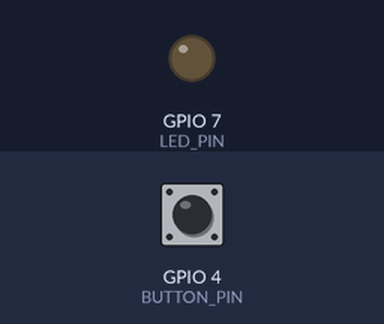
A program run on a simulated ESP32-S3. Parts: output pins drawn as LEDs (lit = HIGH). The inputs (shaded band) are chosen by the test bench; at power-on: GPIO 4 (BUTTON_PIN) LOW. What the program prints to the serial monitor is not drawn.

Above: at 1.2 s.
1.3 s: GPIO 4 (BUTTON_PIN) pulled HIGH for 0.15 s
At 2.5 s:
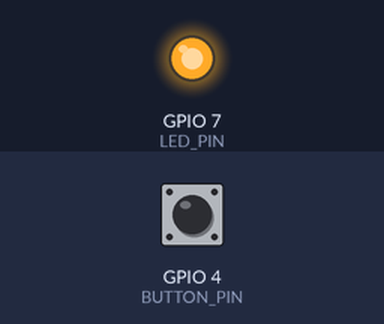
2.9 s: GPIO 4 (BUTTON_PIN) pulled HIGH for 1 s
At 3.8 s:
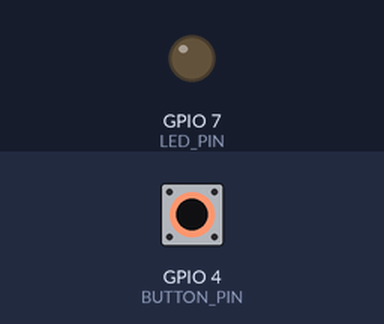
5.4 s: GPIO 4 (BUTTON_PIN) pulsed HIGH 5 times (0.12 s each, 0.3 s apart)
9.3 s: GPIO 4 (BUTTON_PIN) pulsed HIGH 5 times (0.12 s each, 0.3 s apart)
12.6 s: GPIO 4 (BUTTON_PIN) pulled HIGH for 3.2 s
At 13.1 s:
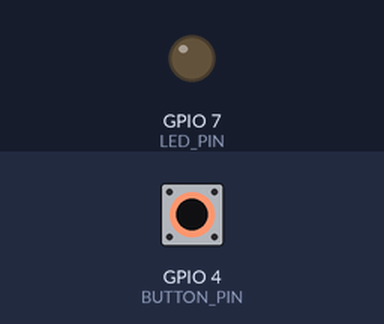
17.3 s: GPIO 4 (BUTTON_PIN) pulled HIGH for 0.15 s
At 18.44 s:
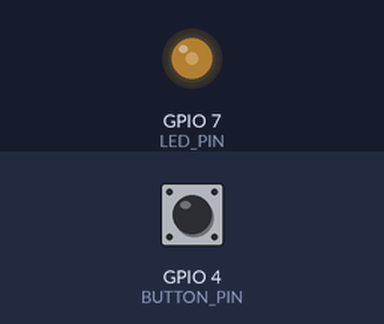
Timing chart, 0 to 21.4 s (numbered marks = the images above; inputs shaded):
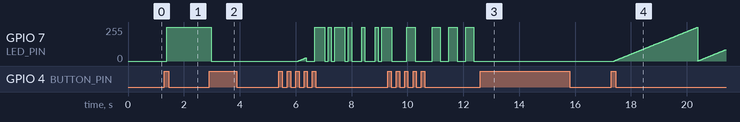

Measured:
- after the input at 1.3 s, GPIO 7 (LED_PIN): 0/255 → 255/255 after 0.08 s
- after the input at 2.9 s, GPIO 7 (LED_PIN): 255/255 → 0/255 after 0.08 s
- after the input at 12.6 s, GPIO 7 (LED_PIN): stops changing and stays 0/255

The program:

main.cpp
```cpp
// (licence header left out)
#include <Arduino.h>

// ── Pin definitions ───────────────────────────────────────────────────────────
#define BUTTON_PIN  4   // Active HIGH (3V3 → button → pin, 4.7kΩ pull-down to GND)
#define LED_PIN     7   // Active HIGH (pin → 330Ω → LED → GND)

// ── PWM (LEDC) – Arduino-ESP32 v2.x API ──────────────────────────────────────
#define PWM_CHANNEL     0
#define PWM_FREQ        5000
#define PWM_RESOLUTION  8     // 8-bit: duty 0–255

// ── State machine ─────────────────────────────────────────────────────────────
enum State { STATE_OFF, STATE_STEADY, STATE_BLINK, STATE_BREATHING, STATE_MORSE };

State state    = STATE_OFF;
int   nextMode = 0;   // 0=STEADY, 1=BLINK, 2=BREATHING, 3=MORSE (cycles 0→1→2→3→0)

// ── Button debounce & press detection ────────────────────────────────────────
// 4-state machine: IDLE → PRESSING (wait 80ms) → HELD → RELEASING (wait 80ms) → IDLE
// A new press can only register AFTER a full confirmed release.
enum BtnState { BTN_IDLE, BTN_PRESSING, BTN_HELD, BTN_RELEASING };
BtnState      btnState     = BTN_IDLE;
unsigned long btnTimer     = 0;
bool          buttonPressed = false;
const unsigned long DEBOUNCE_MS = 80;

// Double-press detection (used to exit Morse mode)
unsigned long lastPressTime = 0;
int           pressCount    = 0;
bool          doublePressed = false;
const unsigned long DOUBLE_PRESS_WINDOW = 1000;

// ── Blink ─────────────────────────────────────────────────────────────────────
bool          blinkState    = false;
unsigned long blinkTimer    = 0;
const unsigned long BLINK_INTERVAL = 300;

// ── Breathing ─────────────────────────────────────────────────────────────────
unsigned long breathStart = 0;
const unsigned long BREATH_CYCLE = 3000;

// ── Morse code ────────────────────────────────────────────────────────────────
// Spell: C E A S A R
// C: −·−·   E: ·   A: ·−   S: ···   A: ·−   R: ·−·
// Timings (ms)
#define DOT_MS       120   // 1 unit ON
#define DASH_MS      360   // 3 units ON
#define INTRA_MS     120   // 1 unit OFF  (between elements of a letter)
#define INTERCHAR_MS 360   // 3 units OFF (between letters)
#define STEADY_MS   2000   // pause with steady light after each full word

struct Seg { uint16_t dur; bool on; };

static Seg  morse[64];
static int  morseLen = 0;
static int  morseIdx = 0;
static unsigned long morseSegStart  = 0;
static bool morseSteady = false;
static unsigned long morseSteadyStart = 0;

// Letter boundary lookup — morseIdx values where each letter starts
//   C=0  E=8  A=10  S=14  A=20  R=24
static const int  morseLetterStart[] = { 0, 8, 10, 14, 20, 24 };
static const char morseLetterName[]  = { 'C','E','A','S','A','R' };
static const int  morseLetterCount   = 6;

void buildMorse() {
    morseLen = 0;

    auto D  = [&]() { morse[morseLen++] = {DASH_MS,      true};  };
    auto d  = [&]() { morse[morseLen++] = {DOT_MS,       true};  };
    auto ig = [&]() { morse[morseLen++] = {INTRA_MS,     false}; };
    auto cg = [&]() { morse[morseLen++] = {INTERCHAR_MS, false}; };

    // C: −·−·
    D(); ig(); d(); ig(); D(); ig(); d(); cg();
    // E: ·
    d(); cg();
    // A: ·−
    d(); ig(); D(); cg();
    // S: ···
    d(); ig(); d(); ig(); d(); cg();
    // A: ·−
    d(); ig(); D(); cg();
    // R: ·−·  (no trailing gap — steady phase follows)
    d(); ig(); D(); ig(); d();
}

// ── Breathing serial throttle ─────────────────────────────────────────────────
unsigned long breathPrintTimer = 0;
const unsigned long BREATH_PRINT_INTERVAL = 500;

// ── LED helpers ───────────────────────────────────────────────────────────────
inline void ledOff()            { ledcWrite(PWM_CHANNEL, 0);   }
inline void ledOn()             { ledcWrite(PWM_CHANNEL, 255); }
inline void ledDuty(uint8_t v)  { ledcWrite(PWM_CHANNEL, v);   }

// ── Mode transitions ──────────────────────────────────────────────────────────
void enterOff() {
    state = STATE_OFF;
    ledOff();
    Serial.println(F("[STATE] → OFF  (LED off, waiting for next press)"));
}

void enterNextMode() {
    switch (nextMode) {
        case 0:
            state = STATE_STEADY;
            ledOn();
            nextMode = 1;
            Serial.println(F("----------------------------------------"));
            Serial.println(F("[SEQ 1] STEADY ON"));
            Serial.println(F("        Press once to turn OFF."));
            break;

        case 1:
            state      = STATE_BLINK;
            blinkState = false;
            blinkTimer = millis();
            ledOff();
            nextMode = 2;
            Serial.println(F("----------------------------------------"));
            Serial.println(F("[SEQ 2] BLINK  (300 ms interval)"));
            Serial.println(F("        Press once to turn OFF."));
            break;

        case 2:
            state       = STATE_BREATHING;
            breathStart = millis();
            breathPrintTimer = millis();
            nextMode    = 3;
            Serial.println(F("----------------------------------------"));
            Serial.println(F("[SEQ 3] BREATHING  (dim → bright, 3 s cycle)"));
            Serial.println(F("        Press once to turn OFF."));
            break;

        case 3:
            state         = STATE_MORSE;
            morseIdx      = 0;
            morseSteady   = false;
            morseSegStart = millis();
            morse[0].on ? ledOn() : ledOff();
            nextMode = 0;
            Serial.println(F("----------------------------------------"));
            Serial.println(F("[SEQ 4] MORSE  spelling: C E A S A R"));
            Serial.println(F("        Double-press within 1 s to turn OFF."));
            Serial.print  (F("        Letter: "));
            Serial.println(morseLetterName[0]);
            break;
    }
}

// ── Button reading (call once per loop) ──────────────────────────────────────
void readButton() {
    buttonPressed = false;
    doublePressed = false;

    int  raw = digitalRead(BUTTON_PIN);
    unsigned long now = millis();

    switch (btnState) {
        case BTN_IDLE:
            if (raw == HIGH) {               // button just went down
                btnState = BTN_PRESSING;
                btnTimer = now;
            }
            break;

        case BTN_PRESSING:
            if (raw == LOW) {                // glitch — too short, ignore
                btnState = BTN_IDLE;
            } else if (now - btnTimer >= DEBOUNCE_MS) {
                // Stable HIGH for DEBOUNCE_MS → confirmed press
                btnState      = BTN_HELD;
                buttonPressed = true;

                // Double-press detection
                if ((now - lastPressTime) < DOUBLE_PRESS_WINDOW) {
                    pressCount++;
                    if (pressCount >= 2) {
                        doublePressed = true;
                        pressCount    = 0;
                        Serial.println(F("[BUTTON] Double-press detected!"));
                    } else {
                        Serial.print  (F("[BUTTON] Press #"));
                        Serial.println(pressCount);
                    }
                } else {
                    pressCount = 1;
                    Serial.println(F("[BUTTON] Press #1"));
                }
                lastPressTime = now;
            }
            break;

        case BTN_HELD:
            if (raw == LOW) {                // button starting to release
                btnState = BTN_RELEASING;
                btnTimer = now;
            }
            break;

        case BTN_RELEASING:
            if (raw == HIGH) {               // bounce during release — stay held
                btnState = BTN_HELD;
            } else if (now - btnTimer >= DEBOUNCE_MS) {
                btnState = BTN_IDLE;         // fully released, ready for next press
            }
            break;
    }
}

// ── setup ─────────────────────────────────────────────────────────────────────
void setup() {
    Serial.begin(115200);
    pinMode(BUTTON_PIN, INPUT);

    ledcSetup(PWM_CHANNEL, PWM_FREQ, PWM_RESOLUTION);
    ledcAttachPin(LED_PIN, PWM_CHANNEL);
    ledOff();

    buildMorse();

    Serial.println(F("========================================"));
    Serial.println(F("  ESP32-S3  Button → LED Controller"));
    Serial.println(F("  Button: GPIO4  |  LED: GPIO7"));
    Serial.println(F("========================================"));
    Serial.println(F("Sequences (press button to cycle):"));
    Serial.println(F("  SEQ 1 — Steady ON       (1 press to OFF)"));
    Serial.println(F("  SEQ 2 — Blink 300ms     (1 press to OFF)"));
    Serial.println(F("  SEQ 3 — Breathing 3s    (1 press to OFF)"));
    Serial.println(F("  SEQ 4 — Morse CEASAR    (double-press to OFF)"));
    Serial.println(F("========================================"));
    Serial.println(F("[STATE] → OFF  (waiting for first press)"));
}

// ── loop ──────────────────────────────────────────────────────────────────────
void loop() {
    readButton();
    unsigned long now = millis();

    switch (state) {

        // ── OFF ───────────────────────────────────────────────────────────────
        case STATE_OFF:
            if (buttonPressed) enterNextMode();
            break;

        // ── STEADY ────────────────────────────────────────────────────────────
        case STATE_STEADY:
            if (buttonPressed) enterOff();
            break;

        // ── BLINK 300 ms ──────────────────────────────────────────────────────
        case STATE_BLINK:
            if (buttonPressed) { enterOff(); break; }
            if (now - blinkTimer >= BLINK_INTERVAL) {
                blinkTimer = now;
                blinkState = !blinkState;
                blinkState ? ledOn() : ledOff();
                Serial.print(F("[BLINK] LED "));
                Serial.println(blinkState ? F("ON") : F("OFF"));
            }
            break;

        // ── BREATHING (0 → 255 linear, 3 s cycle) ────────────────────────────
        case STATE_BREATHING:
            if (buttonPressed) { enterOff(); break; }
            {
                float   t    = (float)((now - breathStart) % BREATH_CYCLE) / (float)BREATH_CYCLE;
                uint8_t duty = (uint8_t)(t * 255.0f);
                ledDuty(duty);

                if (now - breathPrintTimer >= BREATH_PRINT_INTERVAL) {
                    breathPrintTimer = now;
                    Serial.print(F("[BREATHING] Duty: "));
                    Serial.print((uint8_t)(t * 100));
                    Serial.println(F("%"));
                }
            }
            break;

        // ── MORSE "CEASAR" ────────────────────────────────────────────────────
        case STATE_MORSE:
            if (doublePressed) { enterOff(); break; }

            if (morseSteady) {
                ledOn();
                if (now - morseSteadyStart >= STEADY_MS) {
                    morseSteady   = false;
                    morseIdx      = 0;
                    morseSegStart = now;
                    morse[0].on ? ledOn() : ledOff();
                    Serial.println(F("[MORSE] Restarting — C E A S A R"));
                    Serial.print  (F("[MORSE] Letter: "));
                    Serial.println(morseLetterName[0]);
                }
            } else {
                if (now - morseSegStart >= morse[morseIdx].dur) {
                    morseIdx++;
                    morseSegStart = now;

                    if (morseIdx >= morseLen) {
                        morseSteady      = true;
                        morseSteadyStart = now;
                        ledOn();
                        Serial.println(F("[MORSE] Word complete → steady light"));
                        Serial.println(F("[MORSE] Double-press within 1 s to stop."));
                    } else {
                        // Print letter name when a new letter begins
                        for (int i = 0; i < morseLetterCount; i++) {
                            if (morseLetterStart[i] == morseIdx) {
                                Serial.print(F("[MORSE] Letter: "));
                                Serial.println(morseLetterName[i]);
                                break;
                            }
                        }
                        // Print symbol type for ON segments
                        if (morse[morseIdx].on) {
                            Serial.println(morse[morseIdx].dur == DASH_MS
                                           ? F("[MORSE]   — (dash)")
                                           : F("[MORSE]   . (dot)"));
                        }
                        morse[morseIdx].on ? ledOn() : ledOff();
                    }
                }
            }
            break;
    }
}
```
